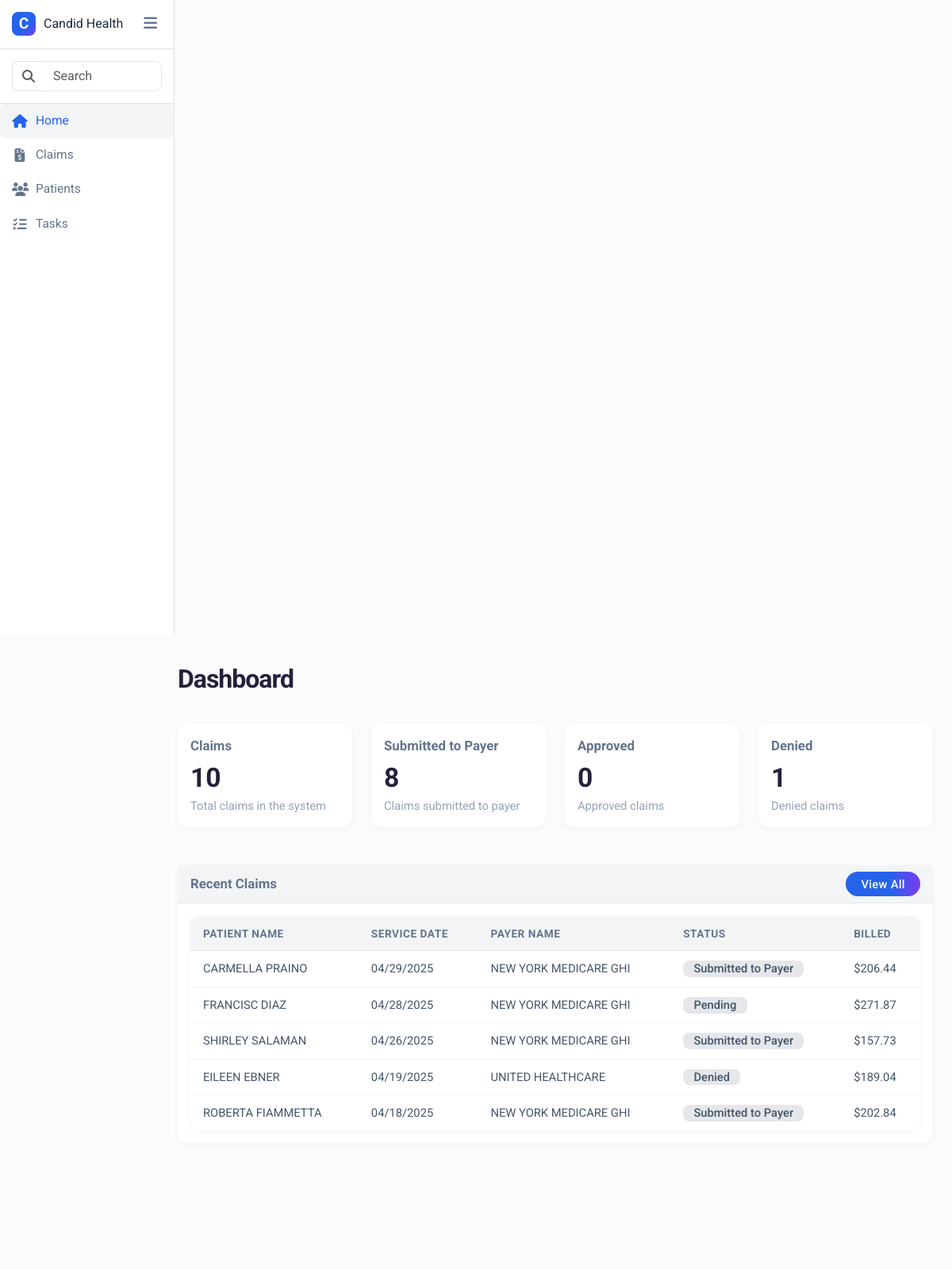
The page / on the database its author committed.
### main/models.py (models this page shows, shortened)
class Claim(models.Model):
    STATUS_CHOICES = [
        ('Submitted to Payer', 'Submitted to Payer'),
        ('Pending', 'Pending'),
        ('Approved', 'Approved'),
        ('Denied', 'Denied'),
    ]
    patient = models.ForeignKey(Patient, on_delete=models.CASCADE, null=True, blank=True)
    patient_name = models.CharField(max_length=255)  # Keep for backward compatibility
    service_date = models.DateField()
    payer_name = models.CharField(max_length=255)
    payer_id = models.CharField(max_length=20)
    status = models.CharField(max_length=50, choices=STATUS_CHOICES, default='Pending')
    billed_amount = models.DecimalField(max_digits=10, decimal_places=2)
    allowed_amount = models.DecimalField(max_digits=10, decimal_places=2, default=0.00)
    insurance_paid = models.DecimalField(max_digits=10, decimal_places=2, default=0.00)
    patient_responsibility = models.DecimalField(max_digits=10, decimal_places=2, default=0.00)
    @property
    def get_patient_name(self):
        if self.patient:
            return self.patient.full_name
        return self.patient_name

class Patient(models.Model):
    first_name = models.CharField(max_length=100)
    last_name = models.CharField(max_length=100)
    address_1 = models.CharField(max_length=255)
    address_2 = models.CharField(max_length=255, blank=True)
    city = models.CharField(max_length=100)
    state = models.CharField(max_length=2)
    zip_code = models.CharField(max_length=10)
    zip_plus_4 = models.CharField(max_length=4, blank=True)
    date_of_birth = models.DateField()
    gender = models.CharField(max_length=10)
    external_patient_id = models.CharField(max_length=100, unique=True, editable=False)
    @property
    def full_name(self):
        return f"{self.first_name} {self.last_name}"

### main/views.py (the view)
# urls.py: 2. Add a URL to urlpatterns:  path('', views.home, name='home')
def home(request):
    total_claims = Claim.objects.count()
    submitted_claims = Claim.objects.filter(status='Submitted to Payer').count()
    approved_claims = Claim.objects.filter(status='Approved').count()
    denied_claims = Claim.objects.filter(status='Denied').count()
    recent_claims = Claim.objects.select_related('patient').order_by('-service_date')[:5]
    context = {
        'total_claims': total_claims,
        'submitted_claims': submitted_claims,
        'approved_claims': approved_claims,
        'denied_claims': denied_claims,
        'recent_claims': recent_claims
    }
    return render(request, 'main/home.html', context)

### main/templates/main/home.html (shortened to what this page needs)
{% extends 'main/base.html' %}
{% block content %}
<div class="dashboard-title">Dashboard</div>
<div class="row">
    <div class="col-md-6 col-lg-3 mb-4">
        <div class="card dashboard-card h-100">
            <div class="card-body">
                <div class="card-title">Claims</div>
                <div class="card-text display-4">{{ total_claims }}</div>
                <div class="text-muted">Total claims in the system</div>
            </div>
        </div>
    </div>
    <div class="col-md-6 col-lg-3 mb-4">
        <div class="card dashboard-card h-100">
            <div class="card-body">
                <div class="card-title">Submitted to Payer</div>
                <div class="card-text display-4">{{ submitted_claims }}</div>
                <div class="text-muted">Claims submitted to payer</div>
            </div>
        </div>
    </div>
    <div class="col-md-6 col-lg-3 mb-4">
        <div class="card dashboard-card h-100">
            <div class="card-body">
                <div class="card-title">Approved</div>
                <div class="card-text display-4">{{ approved_claims }}</div>
                <div class="text-muted">Approved claims</div>
            </div>
        </div>
    </div>
    <div class="col-md-6 col-lg-3 mb-4">
        <div class="card dashboard-card h-100">
            <div class="card-body">
                <div class="card-title">Denied</div>
                <div class="card-text display-4">{{ denied_claims }}</div>
                <div class="text-muted">Denied claims</div>
            </div>
        </div>
    </div>
</div>
<div class="row mt-4">
    <div class="col-12">
        <div class="card recent-claims-table">
            <div class="card-header d-flex justify-content-between align-items-center" style="background:#f3f4f6; border-bottom:1px solid #e5e7eb;">
                <div class="mb-0" style="font-size:1.05rem; font-weight:700; color:#64748b;">Recent Claims</div>
                <a href="{% url 'main:claims' %}" class="btn btn-sm btn-primary">View All</a>
            </div>
            <div class="card-body">
                <div class="table-responsive">
                    <table class="table mb-0">
                        <thead>
                            <tr>
                                <th>Patient Name</th>
                                <th>Service Date</th>
                                <th>Payer Name</th>
                                <th>Status</th>
                                <th>Billed</th>
                            </tr>
                        </thead>
                        <tbody>
                            {% if recent_claims %}
                                {% for claim in recent_claims %}
                                <tr>
                                    <td><a href="{% url 'main:claim_detail' claim.id %}" class="text-decoration-none" style="color:#475569;">{{ claim.get_patient_name }}</a></td>
                                    <td>{{ claim.service_date|date:"m/d/Y" }}</td>
                                    <td>{{ claim.payer_name }}</td>
                                    <td><span class="badge">{{ claim.status }}</span></td>
                                    <td>${{ claim.billed_amount }}</td>
                                </tr>
                                {% endfor %}
                            {% else %}
                                <tr>
                                    <td colspan="5" class="text-center">No claims available</td>
                                </tr>
                            {% endif %}
                        </tbody>
                    </table>
                </div>
            </div>
        </div>
    </div>
</div>
{% endblock %}

### main/templates/main/base.html (style rules this page uses)
body { font-family: 'Roboto', 'Open Sans', 'Lato', Arial, sans-serif; background-color: #f8fafc; color: #1e293b; }
.table-responsive { background-color: #fff; border-radius: 12px; box-shadow: 0 2px 8px rgba(44,62,80,0.06); }
.btn-primary { background: linear-gradient(90deg, #2563eb 60%, #7c3aed 100%); border: none; font-weight: 500; letter-spacing: 0.02em; }
.card { border-radius: 14px; border: none; box-shadow: 0 2px 8px rgba(44,62,80,0.06); }
th { color: #64748b; font-weight: 600; background: #f3f4f6; }
tr { transition: background 0.15s; }

### main/templates/main/home.html (style rules this page uses)
body, .main-content { background: #fafbfc !important; }
.dashboard-title { font-family: 'Roboto', 'Inter', Arial, sans-serif; font-size: 2rem; font-weight: 700; color: #22223b; margin-bottom: 2rem; letter-spacing: -1px; }
.dashboard-card { border-radius: 14px; box-shadow: 0 2px 8px rgba(44,62,80,0.04); background: #fff; font-size: 0.92rem; color: #475569; border: none; }
.dashboard-card .card-title { font-size: 1.05rem; font-weight: 700; color: #64748b; margin-bottom: 0.5rem; }
.dashboard-card .card-text.display-4 { font-size: 2.1rem; font-weight: 700; color: #22223b; margin-bottom: 0.2rem; }
.dashboard-card .text-muted { font-size: 0.92rem; color: #94a3b8 !important; }
.recent-claims-table { background: #fff; border-radius: 14px; box-shadow: 0 2px 8px rgba(44,62,80,0.04); font-size: 0.92rem; }
.recent-claims-table th { text-transform: uppercase; font-size: 0.85rem; font-weight: 700; color: #64748b; background: #f3f4f6; letter-spacing: 0.04em; border-bottom: 1px solid #e5e7eb; padding: 0.7rem 1rem; }
.recent-claims-table td { font-size: 0.92rem; color: #475569; padding: 0.7rem 1rem; border-bottom: 1px solid #f3f4f6; background: #fff; vertical-align: middle; }
.recent-claims-table tr:last-child td { border-bottom: none; }
.badge { background: #e5e7eb; color: #475569; border-radius: 8px; font-size: 0.92rem; font-weight: 500; padding: 0.2em 0.9em; border: none; display: inline-block; min-width: 50px; text-align: center; }
.btn-primary, .btn.btn-primary { background: linear-gradient(90deg, #2563eb 60%, #7c3aed 100%); color: #fff; border: none; font-size: 0.92rem; border-radius: 999px; padding: 0.3rem 1.2rem; font-weight: 500; }

### rows shown on the page
Claim: get_patient_name "CARMELLA PRAINO", service_date "04/29/2025", payer_name "NEW YORK MEDICARE GHI", status "Submitted to Payer", billed_amount "206.44"
Claim: get_patient_name "FRANCISC DIAZ", service_date "04/28/2025", payer_name "NEW YORK MEDICARE GHI", status "Pending", billed_amount "271.87"
Claim: get_patient_name "SHIRLEY SALAMAN", service_date "04/26/2025", payer_name "NEW YORK MEDICARE GHI", status "Submitted to Payer", billed_amount "157.73"
Claim: get_patient_name "EILEEN EBNER", service_date "04/19/2025", payer_name "UNITED HEALTHCARE", status "Denied", billed_amount "189.04"
Claim: get_patient_name "ROBERTA FIAMMETTA", service_date "04/18/2025", payer_name "NEW YORK MEDICARE GHI", status "Submitted to Payer", billed_amount "202.84"

### other values the page prints
{{ total_claims }} "10"
{{ submitted_claims }} "8"
{{ approved_claims }} "0"
{{ denied_claims }} "1"
